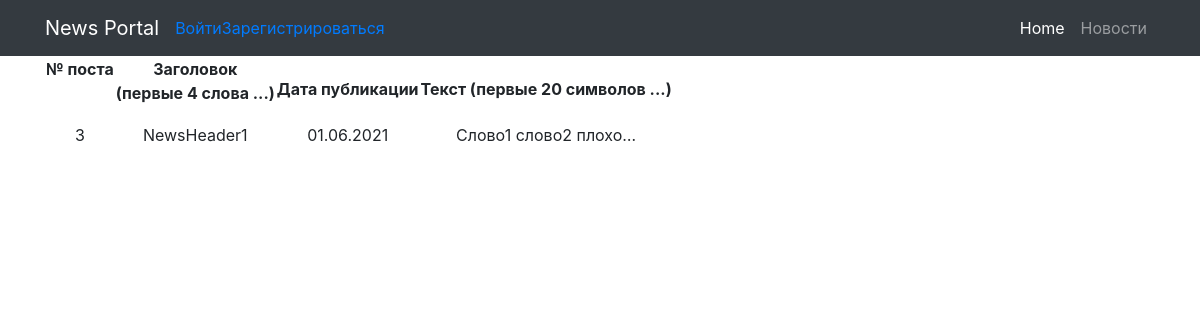
Screenshot of /3/ with the database file from the repository.
### MyApp/models.py (models this page shows, shortened)
class Post(models.Model):
    author = models.ForeignKey(User, on_delete=models.CASCADE)
    header = models.CharField(max_length=100, blank=False)
    body = models.CharField(max_length=8000, blank=True)
    post_date = models.DateField()

### MyApp/views.py (the view)
# urls.py: path('<int:pk>/', PostDetailedView.as_view(), name='post_details'),
class PostDetailedView(DetailView):
    model = Post
    template_name = 'MyApp/post_details.html'
    queryset = Post.objects.all()

### MyApp/templatetags/custom_template_funcs.py (called while the page is built)
@register.filter(name='censor')
def censor(value, arg):
    for i in value.split():
        if i.lower() in black_list:
            value = value.replace(i, arg)
    return value

### templates/MyApp/post_details.html (shortened to what this page needs)
{% extends 'flatpages/default.html' %}
{% load custom_template_funcs %}
{% block content %}
<table>
        <tr>
            <td valign="top" align="center"><b>№ поста</b></td>
            <td align="center"><b>Заголовок<p>(первые 4 слова ...)</b></td>
            <td align="center"><b>Дата публикации</b></td>
            <td align="center"><b>Текст (первые 20 символов ...)</b></td>
        </tr>
    <tr>
        <td align="center">{{ post.id }}</td>
        <td>{{ post.header|default:"Без заголовка"|truncatewords:4|censor:'***' }}</td>
        <td align="center">{{ post.post_date|default:"Без даты"|date:'d.m.Y' }}</td>
        <td>{{ post.body|truncatechars:20|censor:'***' }}</td>
    </tr>
</table>
{% endblock content %}

### templates/flatpages/default.html (shortened to what this page needs)
{% load static %}
<!DOCTYPE html>
<html lang="en">
<head>
  <link href="{% static 'vendor/bootstrap/css/bootstrap.min.css' %}" rel="stylesheet">
</head>
<body>
  <nav class="navbar navbar-expand-lg navbar-dark bg-dark static-top">
    <div class="container">
      <a class="navbar-brand" href="#">News Portal</a>
      {% if user.is_authenticated %}
        <span class="nav-item active">Привет, {{ user.username }}!</span>
        <a class="nav-item active" href="{% url 'logout' %}">Выйти</a>
      {% else %}
        <a href="{% url 'login' %}">Войти</a>
        <a href="{% url 'signup' %}">Зарегистрироваться</a>
      {% endif %}
      <div class="collapse navbar-collapse" id="navbarResponsive">
        <ul class="navbar-nav ml-auto">
          <li class="nav-item active">
            <a class="nav-link" href="#">Home
            </a>
          </li>
          <li class="nav-item">
            <a class="nav-link" href="/news/">Новости</a>
          </li>
        </ul>
      </div>
    </div>
  </nav>
  <div class="container">
    <div class="row">
      <div class="col-lg-12 text-center">
       {% block content %}{% endblock content %}
      </div>
    </div>
  </div>
</body>
</html>

### rows the page displays
Post: id "3", header|censor "NewsHeader1", post_date "01.06.2021", body|censor "Слово1 слово2 плохо…"
